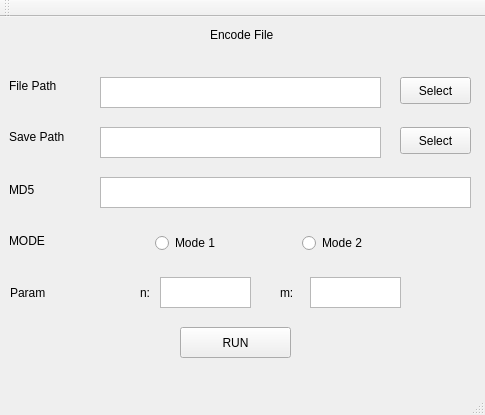
<?xml version="1.0" encoding="UTF-8"?>
<ui version="4.0">
 <class>MainWindow</class>
 <widget class="QMainWindow" name="MainWindow">
  <property name="geometry">
   <rect>
    <x>0</x>
    <y>0</y>
    <width>485</width>
    <height>415</height>
   </rect>
  </property>
  <property name="windowTitle">
   <string>MainWindow</string>
  </property>
  <widget class="QWidget" name="centralWidget">
   <widget class="QLabel" name="label">
    <property name="geometry">
     <rect>
      <x>210</x>
      <y>9</y>
      <width>78</width>
      <height>17</height>
     </rect>
    </property>
    <property name="text">
     <string>Encode File</string>
    </property>
   </widget>
   <widget class="QLabel" name="FilePath">
    <property name="geometry">
     <rect>
      <x>9</x>
      <y>60</y>
      <width>59</width>
      <height>17</height>
     </rect>
    </property>
    <property name="text">
     <string>File Path</string>
    </property>
   </widget>
   <widget class="QLabel" name="SavePath">
    <property name="geometry">
     <rect>
      <x>9</x>
      <y>111</y>
      <width>66</width>
      <height>17</height>
     </rect>
    </property>
    <property name="text">
     <string>Save Path</string>
    </property>
   </widget>
   <widget class="QLabel" name="MD5">
    <property name="geometry">
     <rect>
      <x>9</x>
      <y>164</y>
      <width>33</width>
      <height>17</height>
     </rect>
    </property>
    <property name="text">
     <string>MD5</string>
    </property>
   </widget>
   <widget class="QLabel" name="Mode">
    <property name="geometry">
     <rect>
      <x>9</x>
      <y>215</y>
      <width>44</width>
      <height>17</height>
     </rect>
    </property>
    <property name="text">
     <string>MODE</string>
    </property>
   </widget>
   <widget class="QRadioButton" name="Mode1radioButton">
    <property name="geometry">
     <rect>
      <x>155</x>
      <y>215</y>
      <width>117</width>
      <height>22</height>
     </rect>
    </property>
    <property name="text">
     <string>Mode 1</string>
    </property>
   </widget>
   <widget class="QRadioButton" name="Mode2radioButton">
    <property name="geometry">
     <rect>
      <x>302</x>
      <y>215</y>
      <width>117</width>
      <height>22</height>
     </rect>
    </property>
    <property name="text">
     <string>Mode 2</string>
    </property>
   </widget>
   <widget class="QLabel" name="Param">
    <property name="geometry">
     <rect>
      <x>10</x>
      <y>260</y>
      <width>51</width>
      <height>31</height>
     </rect>
    </property>
    <property name="text">
     <string>Param</string>
    </property>
   </widget>
   <widget class="QPushButton" name="RunButton">
    <property name="geometry">
     <rect>
      <x>180</x>
      <y>310</y>
      <width>111</width>
      <height>31</height>
     </rect>
    </property>
    <property name="text">
     <string>RUN</string>
    </property>
   </widget>
   <widget class="QTextEdit" name="FilePathText">
    <property name="geometry">
     <rect>
      <x>100</x>
      <y>60</y>
      <width>281</width>
      <height>31</height>
     </rect>
    </property>
   </widget>
   <widget class="QTextEdit" name="SavePathText">
    <property name="geometry">
     <rect>
      <x>100</x>
      <y>110</y>
      <width>281</width>
      <height>31</height>
     </rect>
    </property>
   </widget>
   <widget class="QTextEdit" name="MD5Text">
    <property name="geometry">
     <rect>
      <x>100</x>
      <y>160</y>
      <width>371</width>
      <height>31</height>
     </rect>
    </property>
   </widget>
   <widget class="QLabel" name="ParmN">
    <property name="geometry">
     <rect>
      <x>140</x>
      <y>260</y>
      <width>36</width>
      <height>31</height>
     </rect>
    </property>
    <property name="text">
     <string>n:</string>
    </property>
   </widget>
   <widget class="QTextEdit" name="ParmNText">
    <property name="geometry">
     <rect>
      <x>160</x>
      <y>260</y>
      <width>91</width>
      <height>31</height>
     </rect>
    </property>
   </widget>
   <widget class="QLabel" name="ParmM">
    <property name="geometry">
     <rect>
      <x>280</x>
      <y>260</y>
      <width>36</width>
      <height>31</height>
     </rect>
    </property>
    <property name="text">
     <string>m:</string>
    </property>
   </widget>
   <widget class="QTextEdit" name="ParmMText">
    <property name="geometry">
     <rect>
      <x>310</x>
      <y>260</y>
      <width>91</width>
      <height>31</height>
     </rect>
    </property>
   </widget>
   <widget class="QPushButton" name="SelectFileButton">
    <property name="geometry">
     <rect>
      <x>400</x>
      <y>60</y>
      <width>71</width>
      <height>27</height>
     </rect>
    </property>
    <property name="text">
     <string>Select</string>
    </property>
   </widget>
   <widget class="QPushButton" name="SelectPathButton">
    <property name="geometry">
     <rect>
      <x>400</x>
      <y>110</y>
      <width>71</width>
      <height>27</height>
     </rect>
    </property>
    <property name="text">
     <string>Select</string>
    </property>
   </widget>
  </widget>
  <widget class="QMenuBar" name="menuBar">
   <property name="geometry">
    <rect>
     <x>0</x>
     <y>0</y>
     <width>485</width>
     <height>31</height>
    </rect>
   </property>
  </widget>
  <widget class="QToolBar" name="mainToolBar">
   <attribute name="toolBarArea">
    <enum>TopToolBarArea</enum>
   </attribute>
   <attribute name="toolBarBreak">
    <bool>false</bool>
   </attribute>
  </widget>
  <widget class="QStatusBar" name="statusBar"/>
 </widget>
 <layoutdefault spacing="6" margin="11"/>
 <resources/>
 <connections/>
</ui>
